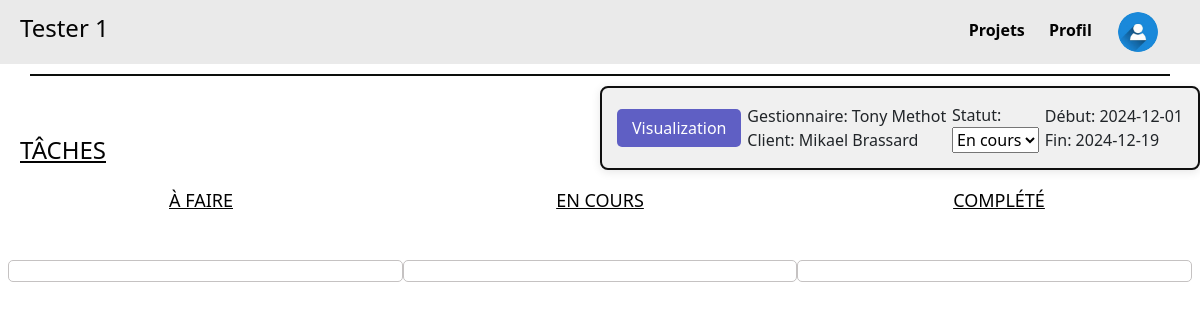
Before: /projet/2 with the older database file.
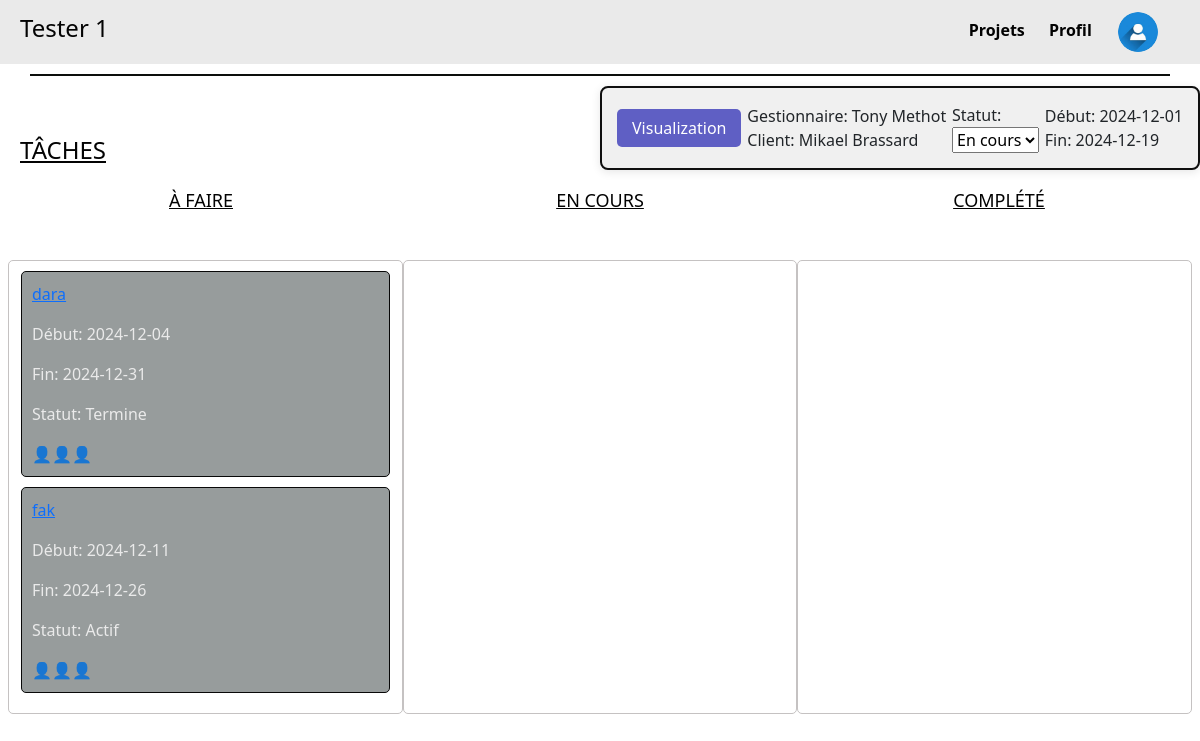
After: the same page with the newer database file.
### tables this page shows
CREATE TABLE Projet_proj (
    proj_id INTEGER PRIMARY KEY,
    proj_clnt_id INTEGER NOT NULL,
    proj_etat_etat INTEGER NOT NULL,
    proj_emp_id INTEGER NOT NULL,
    proj_nom TEXT NOT NULL,
    proj_dateDebut DATE,
    proj_dateFin DATE,
    proj_isTemplate BOOLEAN,
    FOREIGN KEY (proj_clnt_id) REFERENCES Client_clnt(clnt_id),
    FOREIGN KEY (proj_etat_etat) REFERENCES Etat_etat(etat_id),
    FOREIGN KEY (proj_emp_id) REFERENCES Employee_emp(emp_id)
);

CREATE TABLE Tache_tch (
    tch_id INTEGER PRIMARY KEY,
    tch_proj_id INTEGER NOT NULL,
    tch_etat_etat INTEGER NOT NULL,
    tch_parent INTEGER,
    tch_nom TEXT NOT NULL,
    tch_dateDebut DATE,
    tch_dateFin DATE,
    FOREIGN KEY (tch_proj_id) REFERENCES Projet_proj(proj_id),
    FOREIGN KEY (tch_etat_etat) REFERENCES Etat_etat(etat_id),
    FOREIGN KEY (tch_parent) REFERENCES Tache_tch(tch_id)
);

CREATE TABLE Etat_etat (
    etat_id INTEGER PRIMARY KEY,
    etat_nom TEXT NOT NULL
);

### main.py (the view)
@app.route('/projet/<int:id>', methods=['GET'])
def projet(id):
    projet = get_projet_by_id(id)
    if projet is None:
        return "Project not found", 404  # Or render a custom 404 page
    taches = get_taches_by_project(id)
    return render_template('projet.html', projet=projet, taches=taches)

### main.py (called while the page is built)
def get_taches_by_project(proj_id):
    conn = sqlite3.connect(DB)  # Connect to the database
    cursor = conn.cursor()
    query = """
    SELECT
        Tache_tch.tch_id AS id,
        Tache_tch.tch_proj_id AS projet_id,
        Etat_etat.etat_nom AS statut,  -- Get the status name instead of its ID
        Tache_tch.tch_nom AS nom,
        Tache_tch.tch_dateDebut AS dateDebut,
        Tache_tch.tch_dateFin AS dateFin
    FROM Tache_tch
    LEFT JOIN Etat_etat ON Tache_tch.tch_etat_etat = Etat_etat.etat_id  -- Join with the Etat_etat table
    WHERE Tache_tch.tch_proj_id = ? AND Tache_tch.tch_parent IS NULL;
    """
    cursor.execute(query, (proj_id,))
    taches = cursor.fetchall()
    conn.close()
    return taches

### templates/projet.html (shortened to what this page needs)
<!DOCTYPE html>
<html lang="fr">
  <head>
    <link rel="stylesheet" href="/static/css/style.css" />
    <link
      href="https://cdn.jsdelivr.net/npm/bootstrap@5.3.3/dist/css/bootstrap.min.css"
      rel="stylesheet"
    />
  </head>
  <body>
    <div class="header">
      <h4>{{ projet[4] }}</h4>
      <div class="menu">
        <a href="{{ url_for('listeProjets') }}" class="highlight-link"
          >Projets</a
        >
        <a href="{{ url_for('profil') }}" class="highlight-link">Profil</a>
        <a href="#" class="user-icon">
          <img
            src="../static/images/icon_utiliateur.jpg"
            alt="User Icon"
            width="40"
            height="40"
          />
        </a>
      </div>
    </div>
    <div class="divider"></div>
    <h4 class="taches">TÂCHES</h4>
    <div class="project-details">
    <div>     <a href="{{ url_for('visualization', project_id=projet[0]) }}" class="vis-button">Visualization</a> </div>
      <div class="part1">
        <p>Gestionnaire: {{ projet[8] }}</p>
        <p>Client: {{ projet[7] }}</p>
      </div>
      <div class="part2">
        <label for="status">Statut:</label>
        <select id="status">
          <option value="en_cours">En cours</option>
        </select>
      </div>
      <div class="part3">
        <p>Début: {{ projet[5] }}</p>
        <p>Fin: {{ projet[6] }}</p>
      </div>
    </div>
    <div class="task-status">
      <h4 class="A_faire">À FAIRE</h4>
      <h4 class="en_cours">EN COURS</h4>
      <h4 class="complete">COMPLÉTÉ</h4>
    </div>
    <div class="tasks-container row">
      <div
        data-column="1"
        class="column col-12 col-md-4"
        ondrop="drop(event)"
        ondragover="allowDrop(event)"
      >
        {% for tache in taches %}
        <div
          class="task"
          id="task{{ tache[0] }}"
          draggable="true"
          ondragstart="drag(event)"
        >
          <a href="{{ url_for('tache', proj_id=projet[0], task_id=tache[0]) }}">
            <p>{{ tache[3] }}</p>
          </a>
          <p>Début: {{ tache[4] }}</p>
          <p>Fin: {{ tache[5] }}</p>
          <p>Statut: {{ tache[2] }}</p>
          <div class="icons">👤👤👤</div>
        </div>
        {% endfor %}
      </div>
      <div
        data-column="2"
        class="column col-12 col-md-4"
        ondrop="drop(event)"
        ondragover="allowDrop(event)"
      >
      </div>
      <div
        data-column="3"
        class="column col-12 col-md-4"
        ondrop="drop(event)"
        ondragover="allowDrop(event)"
      >
      </div>
    </div>
  </body>
</html>

### static/css/style.css (style rules this page uses)
body { font-family: Arial, sans-serif; margin: 0; padding: 0; background: #eaeaea; background-size: cover; }
.header { display: flex; justify-content: space-between; align-items: center; background-color: #eaeaea; padding: 10px 20px; color: #030303; }
.divider { width: 95%; height: 2px; background-color: #0c0e0c; margin: 10px auto; }
.taches { position: absolute; left: 20px; margin-top: 50px; text-decoration: underline; color: #030303; }
.highlight-link { position: relative; text-decoration: none; color: #a80c67; padding: 5px 0; }
.menu a { margin-right: 20px; text-decoration: none; color: #020202; font-weight: bold; }
.user-icon { display: inline-block; font-size: 20px; border: 2px solid transparent; background-color: transparent; border-radius: 50%; margin-top: auto; vertical-align: middle; border-radius: 100%; overflow: hidden; margin: 0; padding: 0; }
.project-details { top: 20px; right: 20px; width: 90%; margin-left: auto; max-width: 600px; background-color: #f0f0f0; border: 2px solid #0f0f0f; border-radius: 8px; padding: 15px; box-shadow: 0 2px 10px rgba(3, 3, 3, 0.1); display: flex; justify-content: space-between; align-items: center; }
.part1, .part2, .part3 { display: flex; flex-direction: column; }
.part1 p, .part2 p, .part3 p { margin: 0; }
.column { width: 100%; background-color: transparent; padding: 10px; border: 1px solid #c5c2c2; border-radius: 5px; margin-bottom: 20px; }
.task { background-color: #979c9c; padding: 10px; margin-bottom: 10px; border-radius: 5px; border: 1px solid #080808; color: #eaeaea; }
.icons { display: flex; justify-content: flex-start; }
.task-status { display: flex; justify-content: space-evenly; margin-bottom: 20px; flex-wrap: wrap; }
.A_faire, .en_cours, .complete { margin-top: 20px; font-size: 18px; color: #020202; text-decoration: underline; text-align: center; width: 100%; }
@media (min-width: 576px) { .A_faire, .en_cours, .complete { width: auto; } }
.tasks-container { display: flex; flex-wrap: wrap; justify-content: space-between; padding: 20px; }
@media (min-width: 768px) { .A_faire, .en_cours, .complete { width: 33%; } }
.task { background-color: #979c9c; padding: 10px; margin-bottom: 10px; border-radius: 5px; border: 1px solid #080808; color: #eaeaea; cursor: move; }
.vis-button { background-color: #5f5fc4; color: white; border: none; padding: 8px 15px; border-radius: 5px; cursor: pointer; text-decoration: none; }

Changed rows visible on the page:
added Tache_tch: tch_nom "dara", tch_dateDebut "2024-12-04", tch_dateFin "2024-12-31", etat_nom "Termine"
added Tache_tch: tch_nom "fak", tch_dateDebut "2024-12-11", tch_dateFin "2024-12-26", etat_nom "Actif"
